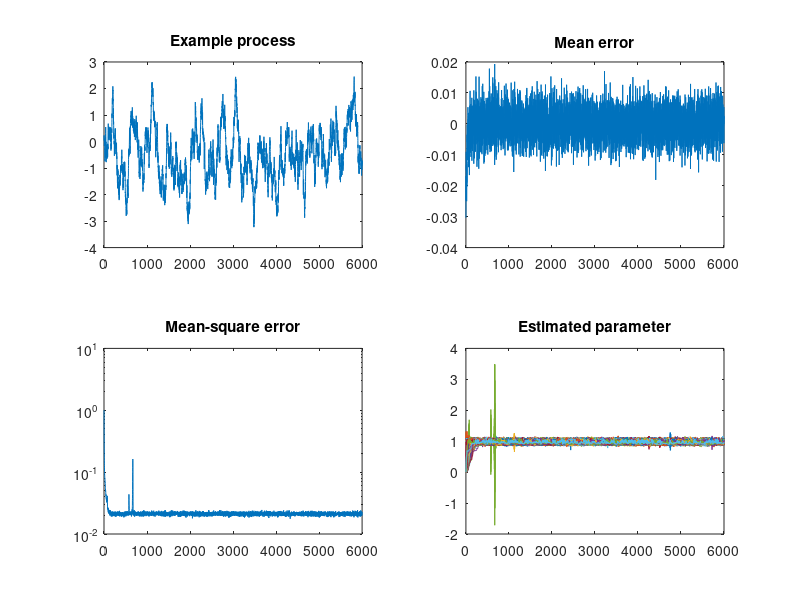

Here is the MATLAB script that generated this plot:
% Use the LMS algorithm to estimate the parameter a of the
% following process:
%   x(n) = a*x(n-1) + noise
% where noise is Gaussian with zero mean and variance s2.

% Copyright (c) 2012 Jaakko Luttinen
% MIT License

% True parameters
a = 0.99;
s2 = 0.02;

N = 6000; % Number of iterations

% Try how the size of the ensemble affects the estimated 
% mean-square error.
M = 1000;

% Allocate memory
w = zeros(N,M); % Estimated parameter
e = zeros(N,M); % Errors

switch 1
case 1
  % Simulate the given process
  disp('Use samples from the dynamic process')
  x = zeros(N,M); % Process
  x0 = randn(1,M); % Initial state
  xp = x0;
  for n=1:N
    x(n,:) = a.*xp + sqrt(s2)*randn(1,M);
    xp = x(n,:);
  end
  u = [x0; x(1:(N-1),:)]; % Input
  d = x; % Desired output
case 2
  % Try using independent samples and how it affects
  % the upper bound for the learning parameter. Use
  % the same variance as in equilibrium in the dynamic
  % process.
  disp('Use independent samples')
  u = sqrt(1.005)*randn(N,M); % Input
  d = a*u + sqrt(s2)*randn(N,M); % Desired output
end

% Try different values for the learning parameter mu
mu = 0.1; % 0.001, 0.01, 0.1, 1

% LMS algorithm: Estimate the parameter
w(1) = 0; % Initial parameter value
for n=1:(N-1)
  % Error
  e(n,:) = d(n,:) - w(n,:).*u(n,:);      
  % LMS update parameter estimate
  w(n+1,:) = w(n,:) + mu*e(n,:).*u(n,:); 
  % Or: Normalized LMS update (with regularization 0.1)
  %w(n+1,:) = w(n,:) + mu*e(n,:).*u(n,:)./(0.1+u(n,:).^2); 
end

figure

% Show an example of a process realization
subplot(2,2,1)
plot(d(:,1))
title('Example process')

% Show mean error computed by averaging over the ensemble
subplot(2,2,2)
plot(mean(e,2))
title('Mean error')

% Show mean-squared error computed by averaging over the ensemble
subplot(2,2,3)
semilogy(mean(e.^2,2))
title('Mean-square error')

% Show the parameter estimation processes
subplot(2,2,4)
plot(w)
title('Estimated parameter')
